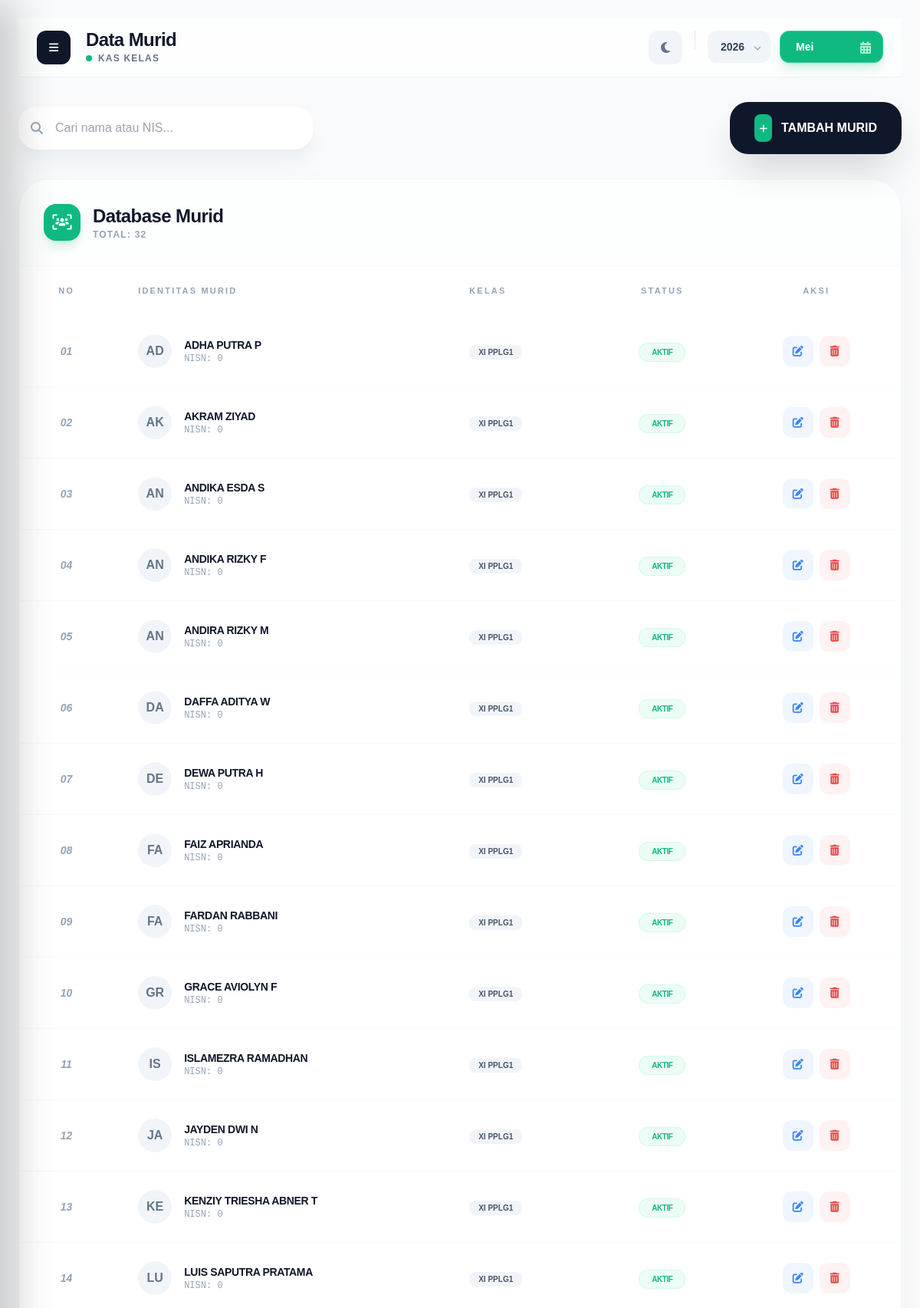
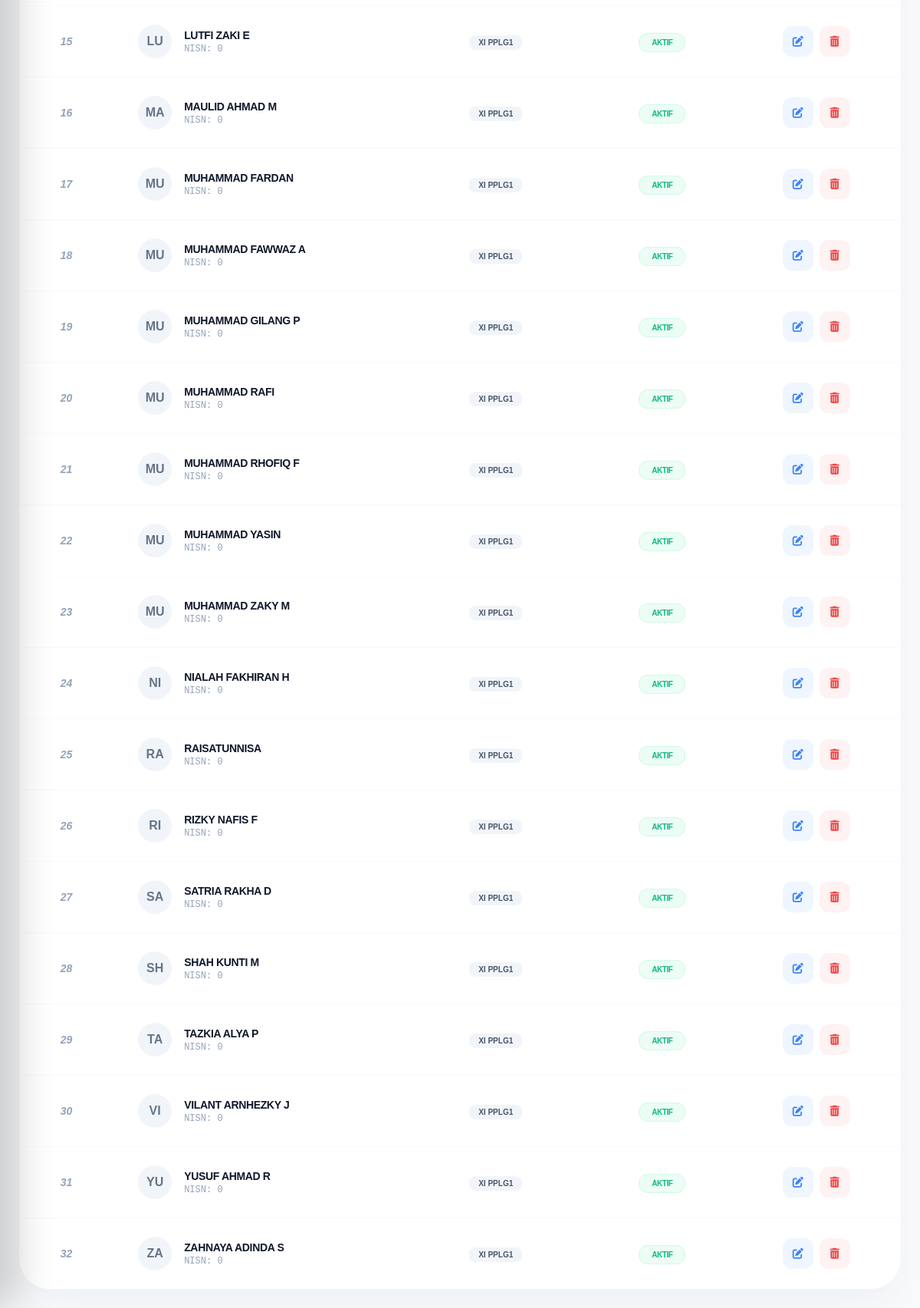
Page /data_murid.php (signed in) on the committed database (2 pictures, top to bottom).
### tables this page shows
CREATE TABLE `murid` (
  `id_murid` int(11) NOT NULL,
  `nama` varchar(100) NOT NULL,
  `kelas` varchar(20) NOT NULL,
  `nisn` int(50) NOT NULL,
  `status` enum('aktif','nonaktif','','') NOT NULL
);

### data_murid.php (the view, shortened to what this page needs)
<?php
    $root = $_SERVER['DOCUMENT_ROOT'] . "/project_kas_kelas_web";
    include_once $root . "/config/app.php";
    $query = mysqli_query($conn, "SELECT * FROM murid ORDER BY nama ASC");
    $no = 1;
    $query_murid = mysqli_query($conn, "SELECT COUNT(*) as total FROM murid");
    $total_murid = mysqli_fetch_assoc($query_murid)['total'] ?? 0;
$title = "Data Murid";
$subtitle = "Kas Kelas";
?>
<!DOCTYPE html>
<html lang="id">
<head>
    <script src="https://cdn.tailwindcss.com"></script>
    <link rel="stylesheet" href="https://cdnjs.cloudflare.com/ajax/libs/font-awesome/6.4.0/css/all.min.css">
</head>
<body class="bg-gray-50 p-6 font-[sans-serif] bg-gray-50 dark:bg-slate-950 transition-colors duration-300">
    <div class="max-w-7xl mx-auto">
        <?php include "layout/header.php"; ?>
        <div class="mt-8">
            <div class="flex flex-col md:flex-row justify-between items-center gap-6 mb-8">
                <div class=" relative w-full md:w-1/3 group">
                    <i class="fas fa-search absolute left-4 top-1/2 -translate-y-1/2 text-slate-400 group-focus-within:text-emerald-500 transition-colors"></i>
                    <input type="text" id="searchInput" placeholder="Cari nama atau NIS..."
                        class=" dark:bg-slate-900 w-full pl-12 pr-4 py-4 bg-white border-none rounded-[1.5rem] outline-none focus:ring-4 focus:ring-emerald-500/10 shadow-xl shadow-slate-200/50 transition-all font-medium text-slate-700">
                </div>
                <button onclick="toggleModal(true)" class="w-full md:w-auto bg-slate-900 hover:bg-emerald-600 text-white px-8 py-4 rounded-[1.5rem] font-black flex items-center justify-center gap-3 shadow-2xl shadow-slate-900/20 transition-all active:scale-95 group">
                    <div class="bg-emerald-500 p-1.5 rounded-lg group-hover:bg-white group-hover:text-emerald-600 transition-colors">
                        <i class="fas fa-plus text-xs"></i>
                    </div>
                    <span>TAMBAH MURID</span>
                </button>
            </div>
            <div class="bg-white dark:bg-slate-900 rounded-[2.5rem] border border-gray-100 shadow-2xl shadow-slate-200/60 overflow-hidden transition-all">
                <div class="p-8 border-b border-gray-50 flex items-center justify-between bg-slate-50/30">
                    <div class="flex items-center gap-4">
                        <div class="w-12 h-12 bg-emerald-500 rounded-2xl flex items-center justify-center text-white shadow-lg shadow-emerald-500/20">
                            <i class="fas fa-users-viewfinder text-xl"></i>
                        </div>
                        <div>
                            <h3 class="text-2xl dark:text-white font-black text-slate-900 tracking-tight">Database Murid</h3>
                            <p class="text-slate-400 text-xs font-bold uppercase tracking-[0.1em]">Total: <?= $total_murid ?></p>
                        </div>
                    </div>
                </div>
                <div class="overflow-x-auto">
                    <table class="w-full text-left">
                        <thead>
                            <tr class="text-slate-400 uppercase text-[11px] font-black tracking-[0.2em]">
                                <th class="px-8 py-6 text-center">No</th>
                                <th class="px-8 py-6">Identitas Murid</th>
                                <th class="px-8 py-6">Kelas</th>
                                <th class="px-8 py-6 text-center">Status</th>
                                <th class="px-8 py-6 text-center">Aksi</th>
                            </tr>
                        </thead>
                        <tbody class="divide-y divide-gray-50">
                            <?php
                            if(mysqli_num_rows($query) > 0) :
                                while($row = mysqli_fetch_assoc($query)) :
                                    $inisial = strtoupper(substr($row['nama'], 0, 2));
                            ?>
                            <tr class="group hover:bg-slate-50/80 transition-all duration-300">
                                <td class="px-8 py-6 text-center text-slate-400 font-bold text-sm italic"><?= str_pad($no++, 2, '0', STR_PAD_LEFT) ?></td>
                                <td class="px-8 py-6">
                                    <div class="flex items-center gap-4">
                                        <div class="w-11 h-11 bg-slate-100 rounded-full flex items-center justify-center font-black text-slate-500 group-hover:bg-emerald-500 group-hover:text-white transition-all duration-500">
                                        <?= $inisial ?>
                                        </div>
                                        <div>
                                            <p class="font-black dark:text-white text-slate-900 uppercase text-sm tracking-tight"><?= $row['nama'] ?></p>
                                            <p class="text-slate-400 text-xs font-mono">NISN: <?= $row['nisn'] ?></p>
                                        </div>
                                    </div>
                                </td>
                                <td class="px-8 py-6">
                                    <span class="bg-slate-100 text-slate-600 px-3 py-1 rounded-lg font-black text-[10px] uppercase"><?= $row['kelas'] ?></span>
                                </td>
                                <td class="px-8 py-6 text-center">
                                <?php if($row['status'] == 'aktif'): ?>
                                    <span class="bg-emerald-50 text-emerald-500 border border-emerald-100 px-4 py-1.5 rounded-xl text-[10px] font-black uppercase tracking-tighter">Aktif</span>
                                <?php else: ?>
                                    <span class="bg-red-50 text-red-500 border border-red-100 px-4 py-1.5 rounded-xl text-[10px] font-black uppercase tracking-tighter">Non-Aktif</span>
                                <?php endif; ?>
                                </td>
                                <td class="px-8 py-6 text-center">
                                    <div class="flex justify-center gap-2">
                                        <button onclick="openEditModal(<?= htmlspecialchars(json_encode($row)) ?>)"
                                                class="w-10 h-10 rounded-xl bg-blue-50 text-blue-500 hover:bg-blue-500 hover:text-white transition-all">
                                            <i class="fas fa-edit text-sm"></i>
                                        </button>
                                        <button onclick="confirmDelete(<?= $row['id_murid'] ?>, '<?= $row['nama'] ?>')"
                                                class="w-10 h-10 rounded-xl bg-red-50 text-red-500 hover:bg-red-500 hover:text-white transition-all">
                                            <i class="fas fa-trash-alt text-sm"></i>
                                        </button>
                                    </div>
                                </td>
                            </tr>
                            <?php endwhile; else: ?>
                            <tr>
                                <td colspan="5" class="p-10 text-center text-slate-400 font-bold">Belum ada daftar data murid</td>
                            </tr>
                            <?php endif; ?>
                        </tbody>
                    </table>
                </div>
            </div>
        </div>
    </div>
</body>
</html>

### layout/header.php (shortened to what this page needs)
<header class="sticky top-0 z-[9990] bg-white/70 dark:bg-slate-950/80 backdrop-blur-xl border-b border-slate-200/60 dark:border-slate-800 px-6 py-4 mb-8 transition-all duration-300">
    <div class="flex justify-between items-center">
        <div class="flex items-center gap-5">
            <div id="menu-btn" class="bg-slate-900 w-11 h-11 flex items-center justify-center rounded-xl text-white cursor-pointer hover:bg-emerald-600 hover:shadow-lg hover:shadow-emerald-500/30 transition-all duration-300 active:scale-90">
                <i class="fas fa-bars text-sm"></i>
            </div>
            <div>
                <h1 class="text-2xl font-black text-slate-900 dark:text-white tracking-tight leading-none mb-1">
                    <?php echo isset($title) ? $title : "Default Title"; ?>
                </h1>
                <div class="flex items-center gap-2">
                    <span class="w-2 h-2 bg-emerald-500 rounded-full animate-pulse"></span>
                    <p class="text-slate-500 text-xs font-bold uppercase tracking-widest">
                        <a href="home.php"><?php echo isset($subtitle) ? $subtitle : "Selamat Datang"; ?></a>
                    </p>
                </div>
            </div>
        </div>
        <div class="flex gap-3">
            <button id="dark-mode-toggle" class="relative z-[9999] w-11 h-11 flex items-center justify-center rounded-xl bg-slate-100 dark:bg-slate-800 text-slate-500 dark:text-emerald-400 hover:bg-slate-200 dark:hover:bg-slate-700 transition-all duration-300 border border-transparent dark:border-slate-700">
                <i class="fas fa-moon dark:hidden"></i>
            </button>
            <div class="relative group">
            <select onchange="location = this.value;" class="appearance-none bg-slate-100 text-slate-700 pl-4 pr-8 py-2.5 rounded-xl border border-transparent focus:border-emerald-500 outline-none font-bold text-sm cursor-pointer">
                <?php
                $y_now = date('Y');
                for($y = $y_now; $y >= $y_now-1; $y--):
                    $selected = (isset($_GET['tahun']) && $_GET['tahun'] == $y) ? 'selected' : '';
                    echo "<option value='?tahun=$y&bulan=".(isset($_GET['bulan']) ? $_GET['bulan'] : date('m'))."' $selected>$y</option>";
                endfor;
                ?>
            </select>
            </div>
            <div class="relative group">
            <select onchange="location = this.value;" class="appearance-none bg-emerald-500 text-white pl-5 pr-10 py-2.5 rounded-xl border border-emerald-400 shadow-lg shadow-emerald-500/20 outline-none font-black text-sm cursor-pointer hover:bg-emerald-600">
                <?php
                $months = [
                    '01'=>'Januari', '02'=>'Februari', '03'=>'Maret', '04'=>'April', '05'=>'Mei', '06'=>'Juni',
                    '07'=>'Juli', '08'=>'Agustus', '09'=>'September', '10'=>'Oktober', '11'=>'November', '12'=>'Desember'
                ];
                foreach($months as $m_num => $m_name):
                    $selected = (isset($_GET['bulan']) && $_GET['bulan'] == $m_num) ? 'selected' : ( (!isset($_GET['bulan']) && $m_num == date('m')) ? 'selected' : '' );
                    echo "<option value='?bulan=$m_num&tahun=".(isset($_GET['tahun']) ? $_GET['tahun'] : date('Y'))."' $selected>$m_name</option>";
                endforeach;
                ?>
            </select>
            </div>
        </div>
    </div>
</header>

### rows in the picture
murid: no "01", nama "AD", nama "ADHA PUTRA P", nisn "0", kelas "XI PPLG1", status "AKTIF"
murid: no "02", nama "AK", nama "AKRAM ZIYAD", nisn "0", kelas "XI PPLG1", status "AKTIF"
murid: no "03", nama "AN", nama "ANDIKA ESDA S", nisn "0", kelas "XI PPLG1", status "AKTIF"
murid: no "04", nama "AN", nama "ANDIKA RIZKY F", nisn "0", kelas "XI PPLG1", status "AKTIF"
murid: no "05", nama "AN", nama "ANDIRA RIZKY M", nisn "0", kelas "XI PPLG1", status "AKTIF"
murid: no "06", nama "DA", nama "DAFFA ADITYA W", nisn "0", kelas "XI PPLG1", status "AKTIF"
murid: no "07", nama "DE", nama "DEWA PUTRA H", nisn "0", kelas "XI PPLG1", status "AKTIF"
murid: no "08", nama "FA", nama "FAIZ APRIANDA", nisn "0", kelas "XI PPLG1", status "AKTIF"
murid: no "09", nama "FA", nama "FARDAN RABBANI", nisn "0", kelas "XI PPLG1", status "AKTIF"
murid: no "10", nama "GR", nama "GRACE AVIOLYN F", nisn "0", kelas "XI PPLG1", status "AKTIF"
murid: no "11", nama "IS", nama "ISLAMEZRA RAMADHAN", nisn "0", kelas "XI PPLG1", status "AKTIF"
murid: no "12", nama "JA", nama "JAYDEN DWI N", nisn "0", kelas "XI PPLG1", status "AKTIF"
murid: no "13", nama "KE", nama "KENZIY TRIESHA ABNER T", nisn "0", kelas "XI PPLG1", status "AKTIF"
murid: no "14", nama "LU", nama "LUIS SAPUTRA PRATAMA", nisn "0", kelas "XI PPLG1", status "AKTIF"
murid: no "15", nama "LU", nama "LUTFI ZAKI E", nisn "0", kelas "XI PPLG1", status "AKTIF"
murid: no "16", nama "MA", nama "MAULID AHMAD M", nisn "0", kelas "XI PPLG1", status "AKTIF"
murid: no "17", nama "MU", nama "MUHAMMAD FARDAN", nisn "0", kelas "XI PPLG1", status "AKTIF"
murid: no "18", nama "MU", nama "MUHAMMAD FAWWAZ A", nisn "0", kelas "XI PPLG1", status "AKTIF"
murid: no "19", nama "MU", nama "MUHAMMAD GILANG P", nisn "0", kelas "XI PPLG1", status "AKTIF"
murid: no "20", nama "MU", nama "MUHAMMAD RAFI", nisn "0", kelas "XI PPLG1", status "AKTIF"
murid: no "21", nama "MU", nama "MUHAMMAD RHOFIQ F", nisn "0", kelas "XI PPLG1", status "AKTIF"
murid: no "22", nama "MU", nama "MUHAMMAD YASIN", nisn "0", kelas "XI PPLG1", status "AKTIF"
murid: no "23", nama "MU", nama "MUHAMMAD ZAKY M", nisn "0", kelas "XI PPLG1", status "AKTIF"
murid: no "24", nama "NI", nama "NIALAH FAKHIRAN H", nisn "0", kelas "XI PPLG1", status "AKTIF"
murid: no "25", nama "RA", nama "RAISATUNNISA", nisn "0", kelas "XI PPLG1", status "AKTIF"
murid: no "26", nama "RI", nama "RIZKY NAFIS F", nisn "0", kelas "XI PPLG1", status "AKTIF"
murid: no "27", nama "SA", nama "SATRIA RAKHA D", nisn "0", kelas "XI PPLG1", status "AKTIF"
murid: no "28", nama "SH", nama "SHAH KUNTI M", nisn "0", kelas "XI PPLG1", status "AKTIF"
murid: no "29", nama "TA", nama "TAZKIA ALYA P", nisn "0", kelas "XI PPLG1", status "AKTIF"
murid: no "30", nama "VI", nama "VILANT ARNHEZKY J", nisn "0", kelas "XI PPLG1", status "AKTIF"
murid: no "31", nama "YU", nama "YUSUF AHMAD R", nisn "0", kelas "XI PPLG1", status "AKTIF"
murid: no "32", nama "ZA", nama "ZAHNAYA ADINDA S", nisn "0", kelas "XI PPLG1", status "AKTIF"

### other values in the picture
$title "Data Murid"
$subtitle "KAS KELAS"
$total_murid "32"
form field value "2026"
form field value "Mei"
